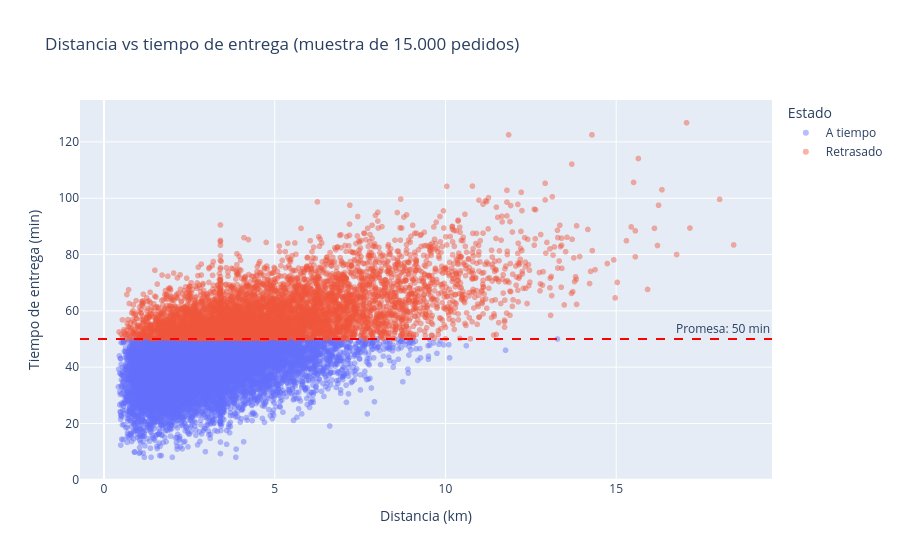

Notebook code cell kept with this figure:
### Markdown cell above
### Visualización 3 — Dispersión: distancia vs tiempo de entrega

### Code cell
muestra = df.sample(15_000, random_state=42)
fig = px.scatter(muestra, x="distancia_km", y="tiempo_entrega_min",
                 color=muestra["retrasado"].map({0: "A tiempo", 1: "Retrasado"}),
                 opacity=0.45,
                 title="Distancia vs tiempo de entrega (muestra de 15.000 pedidos)",
                 labels={"distancia_km": "Distancia (km)",
                         "tiempo_entrega_min": "Tiempo de entrega (min)",
                         "color": "Estado"})
fig.add_hline(y=50, line_dash="dash", line_color="red",
              annotation_text="Promesa: 50 min")
fig.show()

### Figure 1 — Plotly figure (JSON) as saved in the notebook; plotly's stock layout.template omitted (floating-point values rounded to 4 significant figures; data arrays with more than 128 entries replaced by an {"elided": "..."} marker saying what was removed)
{"data": [{"hovertemplate": "Estado=A tiempo<br>Distancia (km)=%{x}<br>Tiempo de entrega (min)=%{y}<extra></extra>", "legendgroup": "A tiempo", "marker": {"color": "#636efa", "opacity": 0.45, "symbol": "circle"}, "mode": "markers", "name": "A tiempo", "showlegend": true, "type": "scattergl", "x": {"elided": "9249 float values"}, "xaxis": "x", "y": {"elided": "9249 float values"}, "yaxis": "y"}, {"hovertemplate": "Estado=Retrasado<br>Distancia (km)=%{x}<br>Tiempo de entrega (min)=%{y}<extra></extra>", "legendgroup": "Retrasado", "marker": {"color": "#EF553B", "opacity": 0.45, "symbol": "circle"}, "mode": "markers", "name": "Retrasado", "showlegend": true, "type": "scattergl", "x": {"elided": "5751 float values"}, "xaxis": "x", "y": {"elided": "5751 float values"}, "yaxis": "y"}], "layout": {"annotations": [{"showarrow": false, "text": "Promesa: 50 min", "x": 1, "xanchor": "right", "xref": "x domain", "y": 50, "yanchor": "bottom", "yref": "y"}], "legend": {"title": {"text": "Estado"}, "tracegroupgap": 0}, "shapes": [{"line": {"color": "red", "dash": "dash"}, "type": "line", "x0": 0, "x1": 1, "xref": "x domain", "y0": 50, "y1": 50, "yref": "y"}], "title": {"text": "Distancia vs tiempo de entrega (muestra de 15.000 pedidos)"}, "xaxis": {"anchor": "y", "domain": [0, 1], "title": {"text": "Distancia (km)"}}, "yaxis": {"anchor": "x", "domain": [0, 1], "title": {"text": "Tiempo de entrega (min)"}}}}
